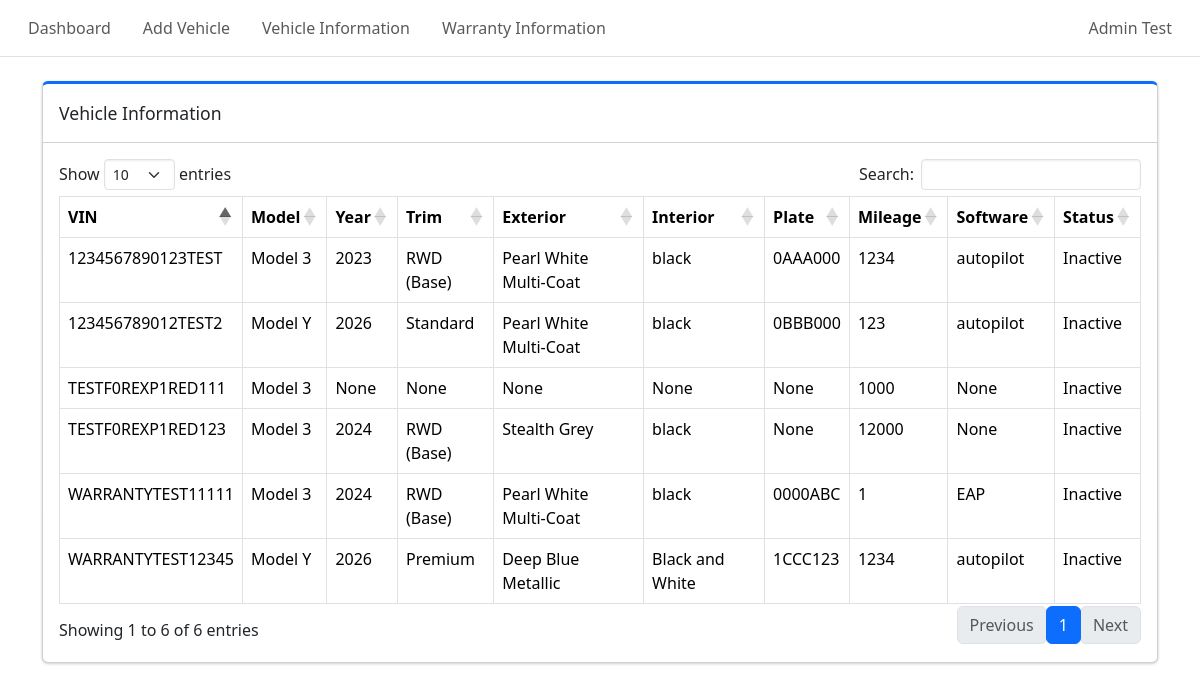
Screenshot of /admin/vehicle_info (signed in) with the database file from the repository.
### tables this page shows
CREATE TABLE vehicle (
    vehicle_id INTEGER PRIMARY KEY AUTOINCREMENT,
    vin TEXT NOT NULL UNIQUE CHECK(length(vin) = 17),
    make TEXT,
    model TEXT,
    model_year INTEGER,
    trim TEXT,
    exterior TEXT,
    interior TEXT,
    plate_number TEXT,
    mileage INTEGER,
    software TEXT,
    vehicle_status TEXT NOT NULL CHECK(vehicle_status IN ('Active', 'Inactive', 'Maintenance', 'Sold')),
    created_at DATETIME DEFAULT CURRENT_TIMESTAMP
);

### login.py (the view)
@app.route("/admin/vehicle_info", methods=["GET"])
def admin_vehicle_list():
    if not session.get("admin_logged_in"):
        return redirect(url_for("admin_login"))
    conn = sqlite3.connect(DB_PATH)
    conn.row_factory = make_dict
    cur = conn.cursor()
    cur.execute("""
        SELECT vehicle_id, vin, model, model_year, trim, exterior, interior, plate_number, mileage, software, vehicle_status
        FROM vehicle
        ORDER BY created_at DESC
    """)
    vehicles = cur.fetchall()
    conn.close()
    return(render_template("vehicle_info.html", vehicles=vehicles))

### login.py (called while the page is built)
def make_dict(cursor, row):
    return {col[0]: row[idx] for idx, col in enumerate(cursor.description)}

### templates/vehicle_info.html (shortened to what this page needs)
{% extends "base.html" %}
{% block content %}
<div class="col-12">
    <div class="card card-primary card-outline mb-4">
        <div class="card-header">
            <div class="card-title">Vehicle Information</div>
        </div>
        <div class="card-body">
            <table id = "vehicleTable" class="table table-bordered table-hover">
                <thead>
                    <tr>
                        <th>VIN</th>
                        <th>Model</th>
                        <th>Year</th>
                        <th>Trim</th>
                        <th>Exterior</th>
                        <th>Interior</th>
                        <th>Plate</th>
                        <th>Mileage</th>
                        <th>Software</th>
                        <th>Status</th>
                    </tr>
                </thead>
                <tbody>
                    {% for v in vehicles %}
                    <tr data-id="{{v.vehicle_id}}" style="cursor:pointer;">
                        <td>{{v.vin}}</td>
                        <td>{{v.model}}</td>
                        <td>{{v.model_year}}</td>
                        <td>{{v.trim}}</td>
                        <td>{{v.exterior}}</td>
                        <td>{{v.interior}}</td>
                        <td>{{v.plate_number}}</td>
                        <td>{{v.mileage}}</td>
                        <td>{{v.software}}</td>
                        <td>{{v.vehicle_status}}</td>
                    </tr>
                    {% endfor %}
                </tbody>
            </table>
        </div>
    </div>
</div>
{% endblock %}

### templates/base.html (shortened to what this page needs)
<!doctype html>
<html lang="en">
    <head>
        <link href="https://cdn.jsdelivr.net/npm/bootstrap@5.3.8/dist/css/bootstrap.min.css"
            rel="stylesheet"
>
        <link rel="stylesheet"
            href="{{ url_for('static', filename='adminlte/css/adminlte.min.css') }}">
        <link rel="stylesheet"
            href="https://cdnjs.cloudflare.com/ajax/libs/font-awesome/6.5.1/css/all.min.css"
 />
        <link rel="stylesheet" href="https://cdn.datatables.net/1.13.6/css/dataTables.bootstrap5.min.css">
        <link rel="stylesheet" href="https://cdn.datatables.net/rowgroup/1.3.1/css/rowGroup.bootstrap5.min.css">
        <link rel="stylesheet" href="{{ url_for('static', filename='style.css') }}">
    </head>
    <body class="hold-transition sidebar-mini layout-fixed">
        <nav class="app-header navbar navbar-expand bg-body">
            <div class="container-fluid">
                <ul class="navbar-nav">
                    <li class="nav-item">
                        <a href="/admin/dashboard" class="nav-link">Dashboard</a>
                    </li>
                    <li class="nav-item">
                        <a href="/admin/add_vehicle" class="nav-link">Add Vehicle</a>
                    </li>
                    <li class="nav-item">
                        <a href="/admin/vehicle_info" class="nav-link">Vehicle Information</a>
                    </li>
                    <li class="nav-item">
                        <a href="/admin/warranty_info" class="nav-link">Warranty Information</a>
                    </li>
                </ul>
                <ul class="navbar-nav ms-auto">
                    <li class="nav-item dropdown user-menu">
                        <a href="#" class="nav-link dropdown-toggle" data-bs-toggle="dropdown">
                            <span>Admin Test</span>
                        </a>
                    </li>
                </ul>
            </div>
        </nav>
        <main class="container mt-4">
            {% block content %}{% endblock %}
        </main>
    </body>
</html>

### rows the page displays
vehicle: vin "TESTF0REXP1RED111", model "Model 3", model_year "None", trim "None", exterior "None", interior "None", plate_number "None", mileage "1000", software "None", vehicle_status "Inactive"
vehicle: vin "TESTF0REXP1RED123", model "Model 3", model_year "2024", trim "RWD (Base)", exterior "Stealth Grey", interior "black", plate_number "None", mileage "12000", software "None", vehicle_status "Inactive"
vehicle: vin "WARRANTYTEST11111", model "Model 3", model_year "2024", trim "RWD (Base)", exterior "Pearl White Multi-Coat", interior "black", plate_number "0000ABC", mileage "1", software "EAP", vehicle_status "Inactive"
vehicle: vin "WARRANTYTEST12345", model "Model Y", model_year "2026", trim "Premium", exterior "Deep Blue Metallic", interior "Black and White", plate_number "1CCC123", mileage "1234", software "autopilot", vehicle_status "Inactive"
vehicle: vin "123456789012TEST2", model "Model Y", model_year "2026", trim "Standard", exterior "Pearl White Multi-Coat", interior "black", plate_number "0BBB000", mileage "123", software "autopilot", vehicle_status "Inactive"
vehicle: vin "1234567890123TEST", model "Model 3", model_year "2023", trim "RWD (Base)", exterior "Pearl White Multi-Coat", interior "black", plate_number "0AAA000", mileage "1234", software "autopilot", vehicle_status "Inactive"
